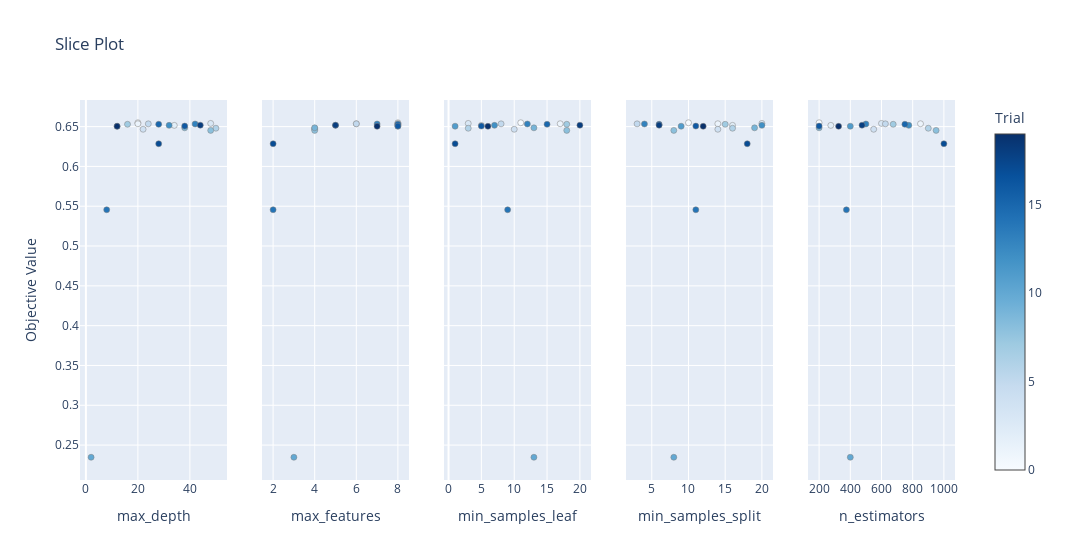

Write notebook code for a chart like this one.
### Code cell
optuna.visualization.plot_slice(study)

### Figure 1 — Plotly figure (JSON) as saved in the notebook; plotly's stock layout.template omitted (floating-point values rounded to 4 significant figures)
{"data": [{"marker": {"color": [0, 1, 2, 3, 4, 5, 6, 7, 8, 9, 10, 11, 12, 13, 14, 15, 16, 17, 18, 19], "colorbar": {"title": {"text": "Trial"}, "x": 1, "xpad": 40}, "colorscale": [[0, "rgb(247,251,255)"], [0.125, "rgb(222,235,247)"], [0.25, "rgb(198,219,239)"], [0.375, "rgb(158,202,225)"], [0.5, "rgb(107,174,214)"], [0.625, "rgb(66,146,198)"], [0.75, "rgb(33,113,181)"], [0.875, "rgb(8,81,156)"], [1, "rgb(8,48,107)"]], "line": {"color": "Grey", "width": 0.5}, "showscale": true}, "mode": "markers", "showlegend": false, "type": "scatter", "x": [20, 20, 34, 48, 22, 24, 50, 16, 48, 38, 2, 12, 32, 42, 8, 28, 38, 28, 44, 12], "xaxis": "x", "y": [0.6548, 0.6536, 0.6515, 0.654, 0.6467, 0.6535, 0.648, 0.6529, 0.6453, 0.6485, 0.2347, 0.6505, 0.6516, 0.6533, 0.5455, 0.6529, 0.6507, 0.6285, 0.6518, 0.6504], "yaxis": "y"}, {"marker": {"color": [0, 1, 2, 3, 4, 5, 6, 7, 8, 9, 10, 11, 12, 13, 14, 15, 16, 17, 18, 19], "colorbar": {"title": {"text": "Trial"}, "x": 1, "xpad": 40}, "colorscale": [[0, "rgb(247,251,255)"], [0.125, "rgb(222,235,247)"], [0.25, "rgb(198,219,239)"], [0.375, "rgb(158,202,225)"], [0.5, "rgb(107,174,214)"], [0.625, "rgb(66,146,198)"], [0.75, "rgb(33,113,181)"], [0.875, "rgb(8,81,156)"], [1, "rgb(8,48,107)"]], "line": {"color": "Grey", "width": 0.5}, "showscale": false}, "mode": "markers", "showlegend": false, "type": "scatter", "x": [8, 6, 8, 8, 4, 6, 4, 8, 4, 4, 3, 8, 5, 7, 2, 8, 8, 2, 5, 7], "xaxis": "x2", "y": [0.6548, 0.6536, 0.6515, 0.654, 0.6467, 0.6535, 0.648, 0.6529, 0.6453, 0.6485, 0.2347, 0.6505, 0.6516, 0.6533, 0.5455, 0.6529, 0.6507, 0.6285, 0.6518, 0.6504], "yaxis": "y2"}, {"marker": {"color": [0, 1, 2, 3, 4, 5, 6, 7, 8, 9, 10, 11, 12, 13, 14, 15, 16, 17, 18, 19], "colorbar": {"title": {"text": "Trial"}, "x": 1, "xpad": 40}, "colorscale": [[0, "rgb(247,251,255)"], [0.125, "rgb(222,235,247)"], [0.25, "rgb(198,219,239)"], [0.375, "rgb(158,202,225)"], [0.5, "rgb(107,174,214)"], [0.625, "rgb(66,146,198)"], [0.75, "rgb(33,113,181)"], [0.875, "rgb(8,81,156)"], [1, "rgb(8,48,107)"]], "line": {"color": "Grey", "width": 0.5}, "showscale": false}, "mode": "markers", "showlegend": false, "type": "scatter", "x": [11, 17, 5, 3, 10, 8, 3, 18, 18, 13, 13, 1, 7, 12, 9, 15, 5, 1, 20, 6], "xaxis": "x3", "y": [0.6548, 0.6536, 0.6515, 0.654, 0.6467, 0.6535, 0.648, 0.6529, 0.6453, 0.6485, 0.2347, 0.6505, 0.6516, 0.6533, 0.5455, 0.6529, 0.6507, 0.6285, 0.6518, 0.6504], "yaxis": "y3"}, {"marker": {"color": [0, 1, 2, 3, 4, 5, 6, 7, 8, 9, 10, 11, 12, 13, 14, 15, 16, 17, 18, 19], "colorbar": {"title": {"text": "Trial"}, "x": 1, "xpad": 40}, "colorscale": [[0, "rgb(247,251,255)"], [0.125, "rgb(222,235,247)"], [0.25, "rgb(198,219,239)"], [0.375, "rgb(158,202,225)"], [0.5, "rgb(107,174,214)"], [0.625, "rgb(66,146,198)"], [0.75, "rgb(33,113,181)"], [0.875, "rgb(8,81,156)"], [1, "rgb(8,48,107)"]], "line": {"color": "Grey", "width": 0.5}, "showscale": false}, "mode": "markers", "showlegend": false, "type": "scatter", "x": [10, 14, 16, 20, 14, 3, 16, 15, 8, 19, 8, 9, 20, 4, 11, 6, 11, 18, 6, 12], "xaxis": "x4", "y": [0.6548, 0.6536, 0.6515, 0.654, 0.6467, 0.6535, 0.648, 0.6529, 0.6453, 0.6485, 0.2347, 0.6505, 0.6516, 0.6533, 0.5455, 0.6529, 0.6507, 0.6285, 0.6518, 0.6504], "yaxis": "y4"}, {"marker": {"color": [0, 1, 2, 3, 4, 5, 6, 7, 8, 9, 10, 11, 12, 13, 14, 15, 16, 17, 18, 19], "colorbar": {"title": {"text": "Trial"}, "x": 1, "xpad": 40}, "colorscale": [[0, "rgb(247,251,255)"], [0.125, "rgb(222,235,247)"], [0.25, "rgb(198,219,239)"], [0.375, "rgb(158,202,225)"], [0.5, "rgb(107,174,214)"], [0.625, "rgb(66,146,198)"], [0.75, "rgb(33,113,181)"], [0.875, "rgb(8,81,156)"], [1, "rgb(8,48,107)"]], "line": {"color": "Grey", "width": 0.5}, "showscale": false}, "mode": "markers", "showlegend": false, "type": "scatter", "x": [200, 850, 275, 600, 550, 625, 900, 675, 950, 200, 400, 400, 775, 500, 375, 750, 200, 1000, 475, 325], "xaxis": "x5", "y": [0.6548, 0.6536, 0.6515, 0.654, 0.6467, 0.6535, 0.648, 0.6529, 0.6453, 0.6485, 0.2347, 0.6505, 0.6516, 0.6533, 0.5455, 0.6529, 0.6507, 0.6285, 0.6518, 0.6504], "yaxis": "y5"}], "layout": {"title": {"text": "Slice Plot"}, "width": 1500, "xaxis": {"anchor": "y", "domain": [0, 0.168], "title": {"text": "max_depth"}}, "xaxis2": {"anchor": "y2", "domain": [0.208, 0.376], "title": {"text": "max_features"}}, "xaxis3": {"anchor": "y3", "domain": [0.416, 0.584], "title": {"text": "min_samples_leaf"}}, "xaxis4": {"anchor": "y4", "domain": [0.624, 0.792], "title": {"text": "min_samples_split"}}, "xaxis5": {"anchor": "y5", "domain": [0.832, 1], "title": {"text": "n_estimators"}}, "yaxis": {"anchor": "x", "domain": [0, 1], "title": {"text": "Objective Value"}}, "yaxis2": {"anchor": "x2", "domain": [0, 1], "matches": "y", "showticklabels": false}, "yaxis3": {"anchor": "x3", "domain": [0, 1], "matches": "y", "showticklabels": false}, "yaxis4": {"anchor": "x4", "domain": [0, 1], "matches": "y", "showticklabels": false}, "yaxis5": {"anchor": "x5", "domain": [0, 1], "matches": "y", "showticklabels": false}}}
